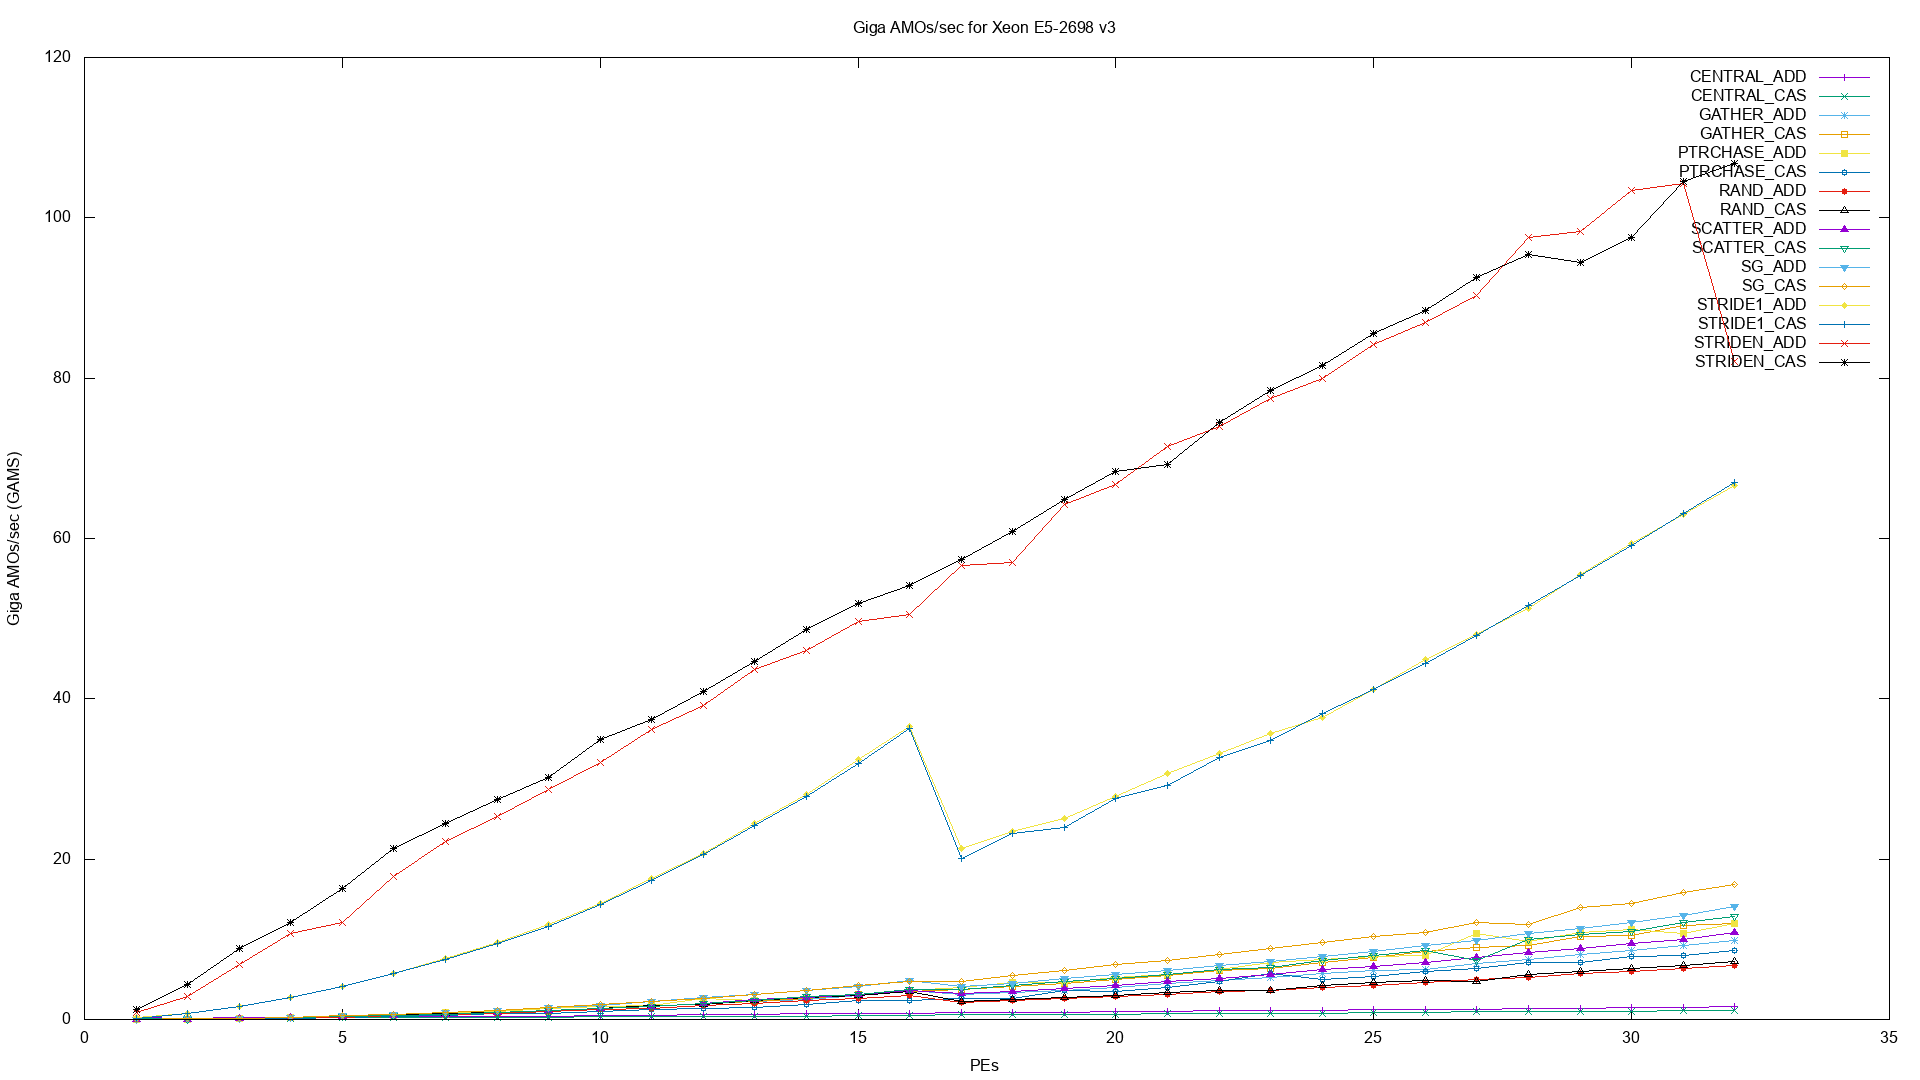

Generate this figure with gnuplot:
#-- GAMS.gnuplot

set pointintervalbox 3
set term png size 1920,1080
set title "Giga AMOs/sec for Xeon E5-2698 v3"
set output "GAMS.png"
set ylabel "Giga AMOs/sec (GAMS)"
set xlabel "PEs"

plot  'CENTRAL_ADD.txt' using 1:3 with linespoints title 'CENTRAL\_ADD',\
      'CENTRAL_CAS.txt' using 1:3 with linespoints title 'CENTRAL\_CAS',\
      'GATHER_ADD.txt' using 1:3 with linespoints title 'GATHER\_ADD',\
      'GATHER_CAS.txt' using 1:3 with linespoints title 'GATHER\_CAS',\
      'PTRCHASE_ADD.txt' using 1:3 with linespoints title 'PTRCHASE\_ADD',\
      'PTRCHASE_CAS.txt' using 1:3 with linespoints title 'PTRCHASE\_CAS',\
      'RAND_ADD.txt' using 1:3 with linespoints title 'RAND\_ADD',\
      'RAND_CAS.txt' using 1:3 with linespoints title 'RAND\_CAS',\
      'SCATTER_ADD.txt' using 1:3 with linespoints title 'SCATTER\_ADD',\
      'SCATTER_CAS.txt' using 1:3 with linespoints title 'SCATTER\_CAS',\
      'SG_ADD.txt' using 1:3 with linespoints title 'SG\_ADD',\
      'SG_CAS.txt' using 1:3 with linespoints title 'SG\_CAS',\
      'STRIDE1_ADD.txt' using 1:3 with linespoints title 'STRIDE1\_ADD',\
      'STRIDE1_CAS.txt' using 1:3 with linespoints title 'STRIDE1\_CAS',\
      'STRIDEN_ADD.txt' using 1:3 with linespoints title 'STRIDEN\_ADD',\
      'STRIDEN_CAS.txt' using 1:3 with linespoints title 'STRIDEN\_CAS'
